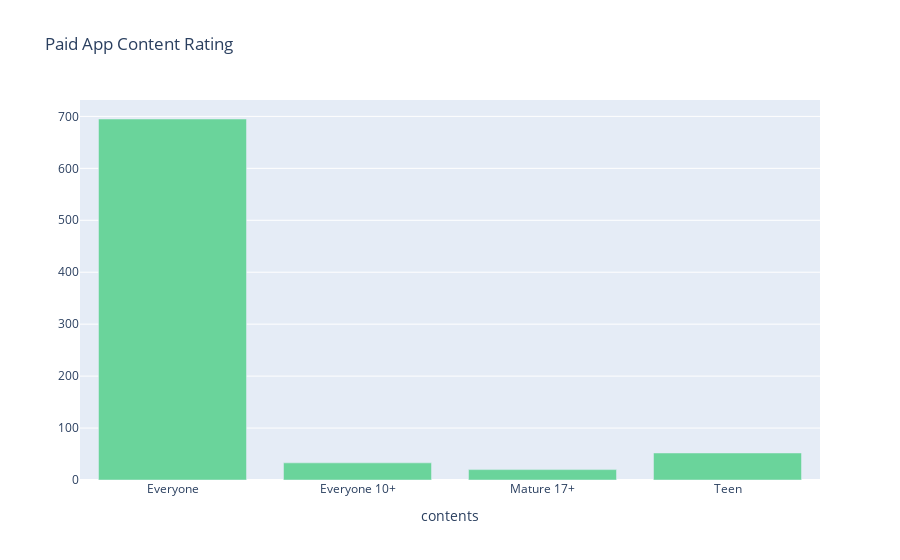

Notebook code cell kept with this figure:
### Markdown cell above
No google is not bias beacuse they consider all of us proof!! --> see the above plot most of the app content rating rating are for everyone and most of them are Free.

### Code cell
col='Content Rating'
v2=d2[col].value_counts().reset_index()
v2=v2.rename(columns={col:'count','index':col})
v2['percent']=v2['count'].apply(lambda x : 100*x/sum(v2['count']))
v2=v2.sort_values(col)
trace1 = go.Bar(x=v2[col], y=v2["count"], name="aid",  marker=dict(color="#6ad49b"))
layout={'title':"Paid App Content Rating",'xaxis':{'title':"contents"}}
fig = go.Figure(data=[trace1], layout=layout)
iplot(fig)

### Figure 1 — Plotly figure (JSON) as saved in the notebook; plotly's stock layout.template omitted (floating-point values rounded to 4 significant figures)
{"data": [{"marker": {"color": "#6ad49b"}, "name": "aid", "type": "bar", "x": ["Everyone", "Everyone 10+", "Mature 17+", "Teen"], "y": [695, 33, 20, 52]}], "layout": {"title": {"text": "Paid App Content Rating"}, "xaxis": {"title": {"text": "contents"}}}}
